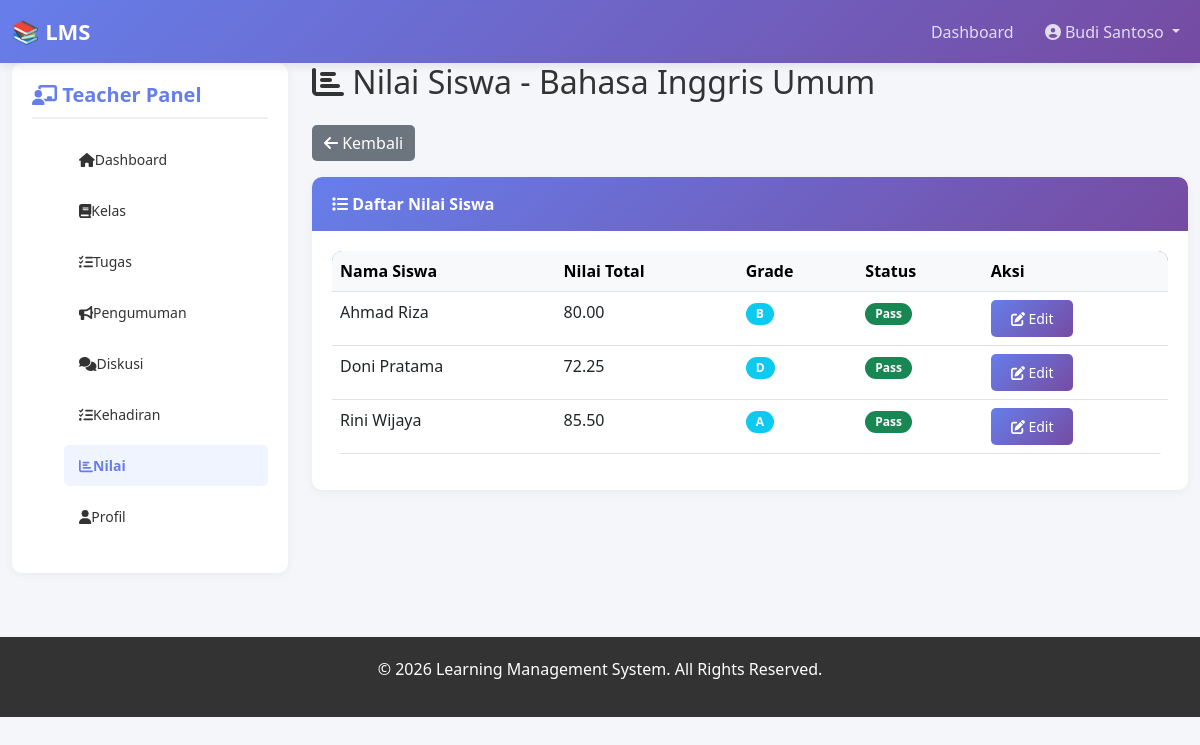
/teacher/view_grades.php?class_id=2 (signed in), run on the app's committed database.
### tables this page shows
CREATE TABLE `classes` (
  `id` int(11) NOT NULL,
  `code` varchar(20) NOT NULL,
  `name` varchar(100) NOT NULL,
  `description` text DEFAULT NULL,
  `teacher_id` int(11) NOT NULL,
  `class_image` varchar(255) DEFAULT NULL,
  `status` enum('active','inactive') DEFAULT 'active',
  `created_at` timestamp NOT NULL DEFAULT current_timestamp(),
  `updated_at` timestamp NOT NULL DEFAULT current_timestamp() ON UPDATE current_timestamp()
);

CREATE TABLE `grades` (
  `id` int(11) NOT NULL,
  `class_id` int(11) NOT NULL,
  `student_id` int(11) NOT NULL,
  `total_score` decimal(5,2) DEFAULT NULL,
  `grade_letter` varchar(2) DEFAULT NULL,
  `final_status` enum('pass','fail','incomplete') DEFAULT 'incomplete',
  `created_at` timestamp NOT NULL DEFAULT current_timestamp(),
  `updated_at` timestamp NOT NULL DEFAULT current_timestamp() ON UPDATE current_timestamp()
);

CREATE TABLE `users` (
  `id` int(11) NOT NULL,
  `username` varchar(50) NOT NULL,
  `email` varchar(100) NOT NULL,
  `password` varchar(300) DEFAULT NULL,
  `full_name` varchar(100) NOT NULL,
  `phone` varchar(15) DEFAULT NULL,
  `role` enum('admin','teacher','student') NOT NULL,
  `avatar` varchar(255) DEFAULT NULL,
  `bio` text DEFAULT NULL,
  `status` enum('active','inactive') DEFAULT 'active',
  `created_at` timestamp NOT NULL DEFAULT current_timestamp(),
  `updated_at` timestamp NOT NULL DEFAULT current_timestamp() ON UPDATE current_timestamp()
);

### includes/config.php (called while the page is built, shortened)
<?php
try {
    $conn = new mysqli(DB_HOST, DB_USER, DB_PASS, DB_NAME);
    $conn->set_charset("utf8mb4");
} catch (Exception $e) {
    die("Error: " . $e->getMessage());
}
function sanitize($input)
{
    global $conn;
    return $conn->real_escape_string(stripslashes(trim($input)));
}

### teacher/view_grades.php (the view, shortened to what this page needs)
<?php
require '../includes/config.php';
$teacher_id = $_SESSION['user_id'];
$class_id = sanitize($_GET['class_id'] ?? 0);
$class_check = $conn->query("SELECT * FROM classes WHERE id = $class_id AND teacher_id = $teacher_id");
$class = $class_check->fetch_assoc();
$grades_query = "SELECT g.*, u.username, u.full_name FROM grades g
                 JOIN users u ON g.student_id = u.id
                 WHERE g.class_id = $class_id
                 ORDER BY u.full_name";
$grades = $conn->query($grades_query);
require '../includes/header.php';
?>
<div class="col-md-3 mb-4">
    <div class="sidebar">
        <h5><i class="fas fa-chalkboard-user"></i> Teacher Panel</h5>
        <ul class="sidebar-menu">
            <li><a href="dashboard.php"><i class="fas fa-home"></i> Dashboard</a></li>
            <li><a href="classes.php"><i class="fas fa-book"></i> Kelas</a></li>
            <li><a href="assignments.php"><i class="fas fa-tasks"></i> Tugas</a></li>
            <li><a href="announcements.php"><i class="fas fa-bullhorn"></i> Pengumuman</a></li>
            <li><a href="discussions.php"><i class="fas fa-comments"></i> Diskusi</a></li>
            <li><a href="attendance.php"><i class="fas fa-list-check"></i> Kehadiran</a></li>
            <li><a href="grades.php" class="active"><i class="fas fa-chart-bar"></i> Nilai</a></li>
            <li><a href="profile.php"><i class="fas fa-user"></i> Profil</a></li>
        </ul>
    </div>
</div>
<div class="col-md-9">
    <h2 class="mb-4"><i class="fas fa-chart-bar"></i> Nilai Siswa - <?php echo $class['name']; ?></h2>
    <a href="grades.php" class="btn btn-secondary mb-3"><i class="fas fa-arrow-left"></i> Kembali</a>
    <div class="card">
        <div class="card-header">
            <i class="fas fa-list"></i> Daftar Nilai Siswa
        </div>
        <div class="card-body">
            <div class="table-responsive">
                <table class="table table-hover">
                    <thead class="table-light">
                        <tr>
                            <th>Nama Siswa</th>
                            <th>Nilai Total</th>
                            <th>Grade</th>
                            <th>Status</th>
                            <th>Aksi</th>
                        </tr>
                    </thead>
                    <tbody>
                        <?php while ($grade = $grades->fetch_assoc()): ?>
                            <tr>
                                <td><?php echo $grade['full_name']; ?></td>
                                <td><?php echo $grade['total_score'] ?? '-'; ?></td>
                                <td>
                                    <span class="badge bg-info"><?php echo $grade['grade_letter'] ?? '-'; ?></span>
                                </td>
                                <td>
                                    <?php
                                    $status_color = $grade['final_status'] == 'pass' ? 'success' : 'danger';
                                    echo '<span class="badge bg-' . $status_color . '">' . ucfirst($grade['final_status'] ?? 'pending') . '</span>';
                                    ?>
                                </td>
                                <td>
                                    <button type="button" class="btn btn-sm btn-primary" data-bs-toggle="modal"
                                            data-bs-target="#gradeModal" onclick="editGrade(<?php echo $grade['student_id']; ?>, '<?php echo $grade['full_name']; ?>', <?php echo $grade['total_score'] ?? ''; ?>, '<?php echo $grade['grade_letter'] ?? ''; ?>', '<?php echo $grade['final_status'] ?? ''; ?>')">
                                        <i class="fas fa-edit"></i> Edit
                                    </button>
                                </td>
                            </tr>
                        <?php endwhile; ?>
                    </tbody>
                </table>
            </div>
        </div>
    </div>
</div>
<?php require '../includes/footer.php'; ?>

### assets/css/style.css (style rules this page uses)
* { margin: 0; padding: 0; box-sizing: border-box; }
body { font-family: 'Segoe UI', Tahoma, Geneva, Verdana, sans-serif; background-color: #f5f6fa; color: #333; }
.sidebar { background: white; border-radius: 10px; padding: 20px; box-shadow: 0 2px 10px rgba(0, 0, 0, 0.05); position: sticky; top: 20px; height: fit-content; }
.sidebar h5 { color: #667eea; font-weight: bold; margin-bottom: 20px; padding-bottom: 10px; border-bottom: 2px solid #f0f0f0; }
.sidebar-menu { list-style: none; }
.sidebar-menu li { margin-bottom: 10px; }
.sidebar-menu a { color: #333; text-decoration: none; display: flex; align-items: center; padding: 10px 15px; border-radius: 5px; transition: 0.3s; font-size: 14px; }
.sidebar-menu a:hover, .sidebar-menu a.active { background: #f0f4ff; color: #667eea; font-weight: bold; }
.card { border: none; border-radius: 10px; box-shadow: 0 2px 10px rgba(0, 0, 0, 0.05); transition: 0.3s; margin-bottom: 20px; }
.card-header { background: linear-gradient(135deg, #667eea 0%, #764ba2 100%); color: white; border: none; border-radius: 10px 10px 0 0 !important; padding: 15px 20px; font-weight: bold; }
.card-body { padding: 20px; }
.btn-primary { background: linear-gradient(135deg, #667eea 0%, #764ba2 100%); border: none; border-radius: 5px; padding: 8px 20px; transition: 0.3s; }
.btn-secondary { background: #6c757d; border: none; border-radius: 5px; }
.table { background: white; border-radius: 10px; overflow: hidden; }
.table thead { background: linear-gradient(135deg, #667eea 0%, #764ba2 100%); color: white; }
.badge { padding: 5px 10px; border-radius: 20px; font-size: 12px; }

### data on the page
classes: name "Bahasa Inggris Umum"
grades: student.full_name "Ahmad Riza", total_score "80.00", grade_letter "B", final_status "Pass"
grades: student.full_name "Doni Pratama", total_score "72.25", grade_letter "D", final_status "Pass"
grades: student.full_name "Rini Wijaya", total_score "85.50", grade_letter "A", final_status "Pass"

### other printed values
substr($full_name, 0, 20) "Budi Santoso"
